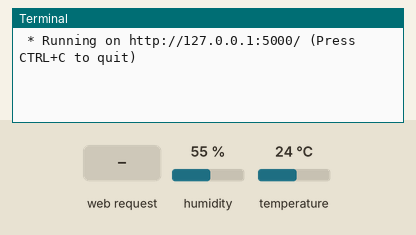
The program below on a simulated Raspberry Pi (BCM pin numbers). On the bench: the last lines printed to the terminal. The test bench sets the inputs (shaded band); at power-on: humidity 55 %, temperature 24 °C. A web server runs the application; the clock reads 2024-03-15 10:24:30 at power-on unless the program sets it.

Above: at 1.2 s.
1.3 s: HTTP request for / received
At 2.7 s:
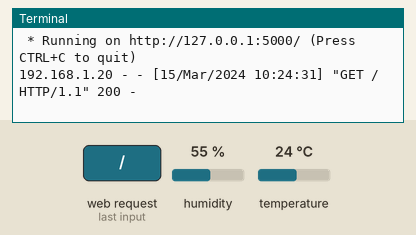
3.3 s: HTTP request for /data received
At 5.2 s:
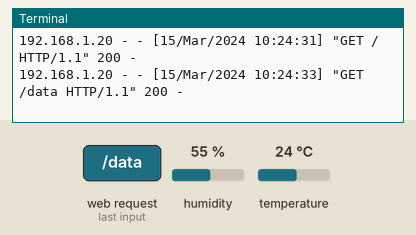

The program:

server.py
```python
from flask import Flask, render_template
import Adafruit_DHT
import json

app = Flask(__name__)

sensor = Adafruit_DHT.DHT22
pin = 2

@app.route('/')
def index():
    humidity, temperature = Adafruit_DHT.read_retry(sensor, pin)
    return render_template('index.html', temperature='{:04.1f}'.format(temperature), humidity='{:05.2f}'.format(humidity))

@app.route('/data')
def data():
    humidity, temperature = Adafruit_DHT.read_retry(sensor, pin)
    humidity = '{:04.1f}'.format(humidity)
    temperature = '{:05.2f}'.format(temperature)
    return json.dumps({"temperature":{"value":temperature, "unit":"°C"}, "humidity":{"value":humidity, "unit":"%"}})
```

Measured:
- after the input at 1.3 s, the terminal: prints a new line after 0.53 s (image 1)
- after the input at 3.3 s, the terminal: prints a new line after 0.53 s (image 2)
